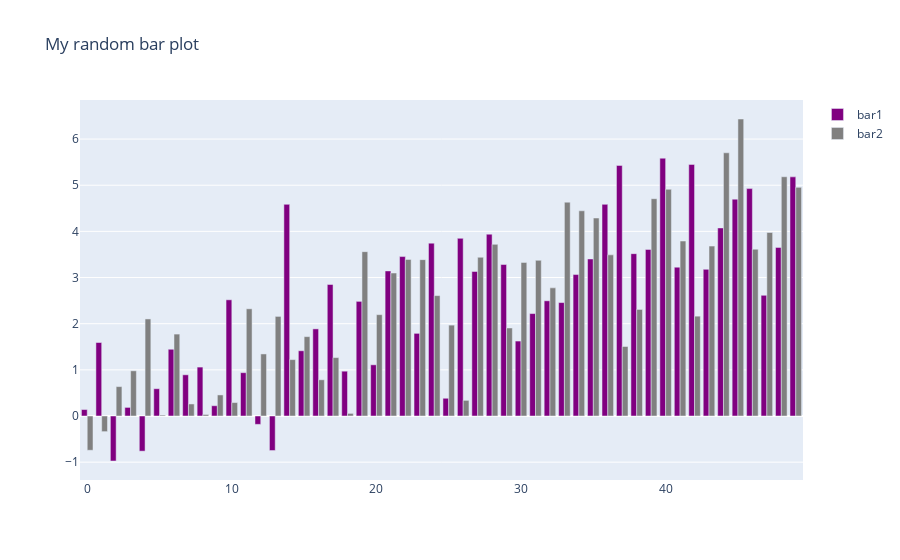

Here is the notebook cell this chart was saved with:
### Code cell
# plot with add_trace(go.Bar)

fig = go.Figure()
fig.add_trace(go.Bar(x=df["x"], y=df["y1"], name="bar1", marker_color='purple'))
fig.add_trace(go.Bar(x=df["x"], y=df["y2"], name="bar2", marker_color='grey'))
fig.layout.title = 'My random bar plot'
fig.show()
